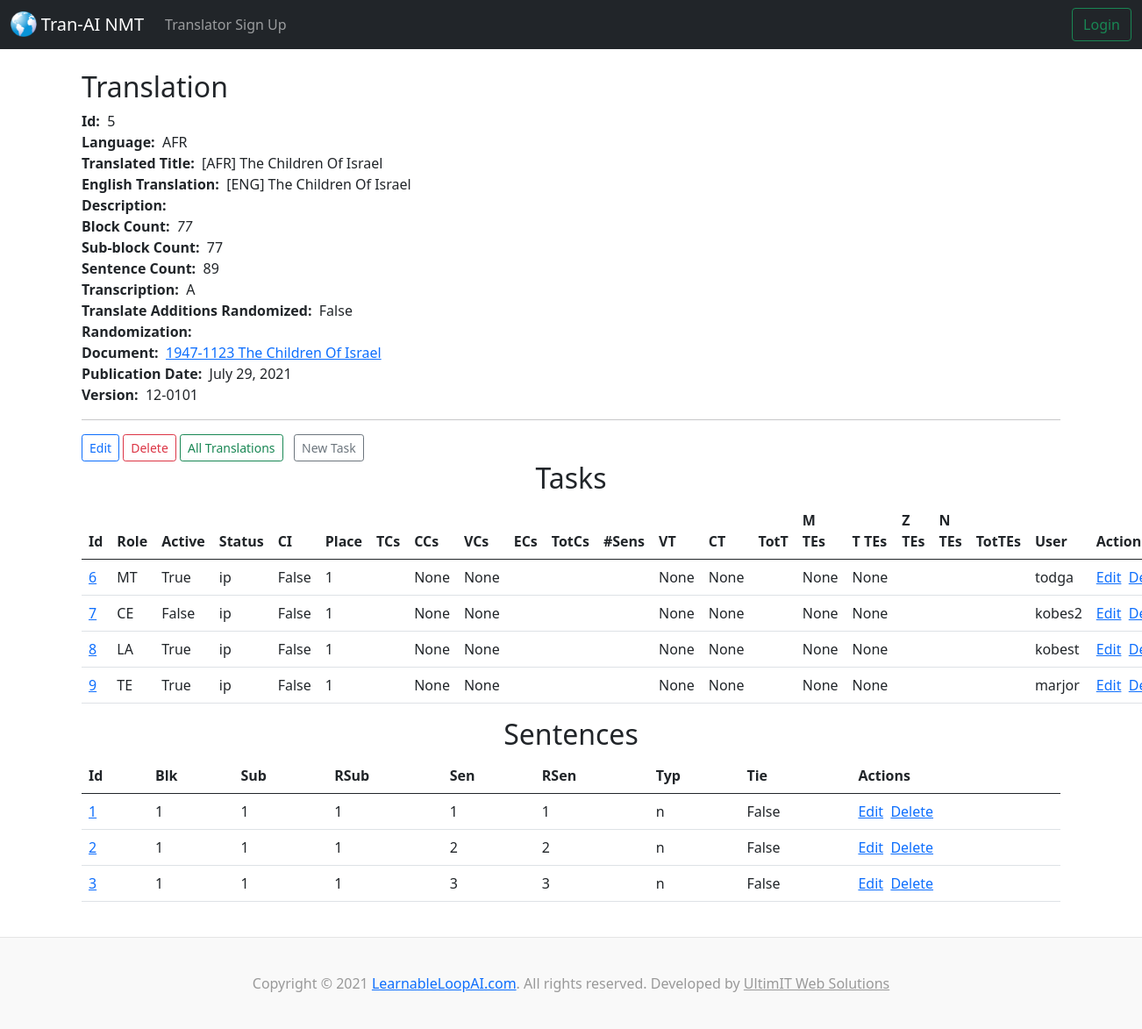
/documents/1/translations/5/, run on an earlier commit of the app's database.
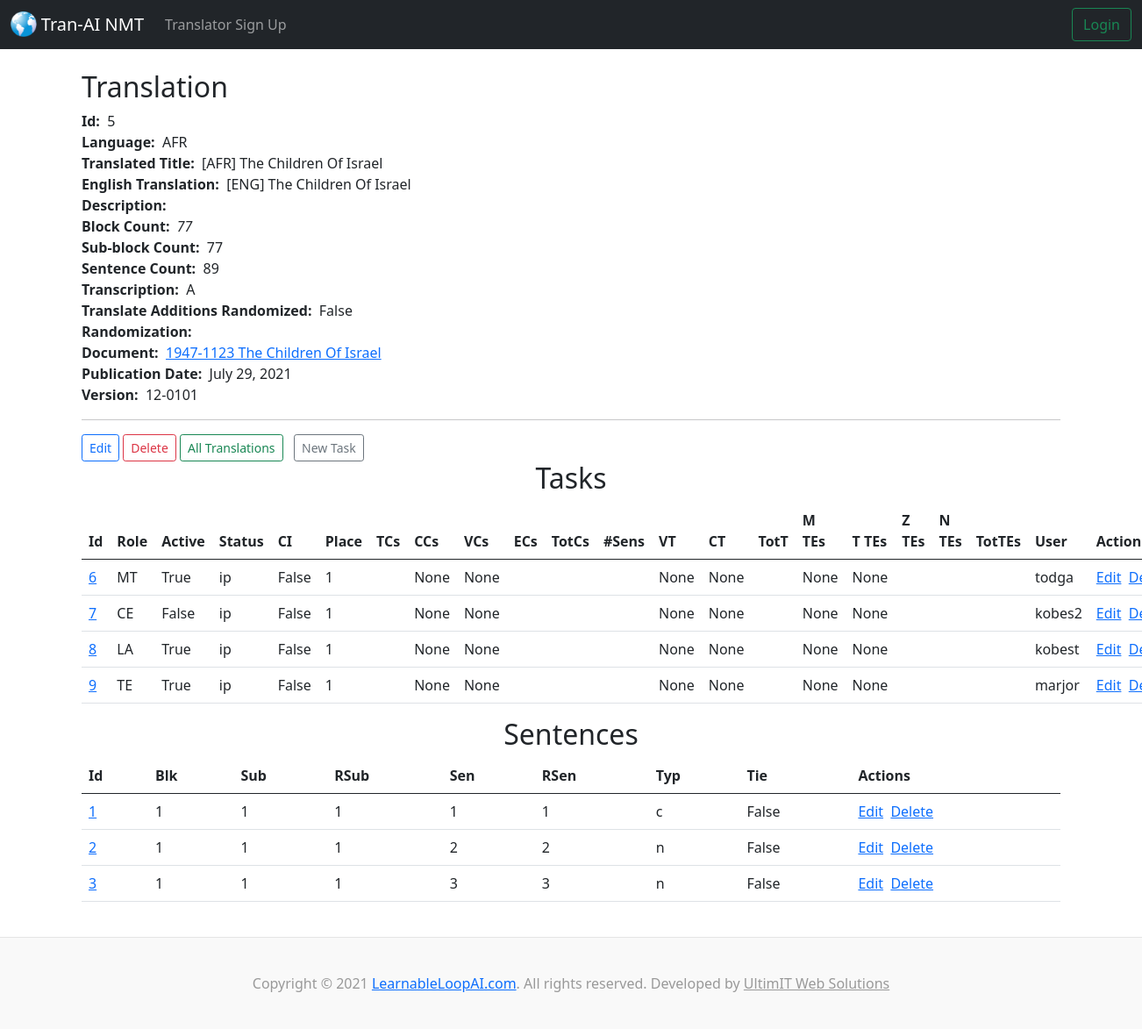
And on a later commit of the database.
### tranai/models.py (models this page shows)
class Sentence(models.Model):
  class SentenceType(models.TextChoices):
    n = 'n', _('Normal')
    c = 'c', _('Conversation')
    s = 's', _('Scripture')
    p = 'p', _('Poetry first line')
    q = 'q', _('Poetry other lines')
  blk = models.IntegerField('Block', blank=True, null=True,)
  sub = models.IntegerField('Sub-block', blank=True, null=True,)
  rsub = models.IntegerField('Running sub-block', blank=True, null=True,)
  sen = models.IntegerField('Sentence', blank=True, null=True,)
  rsen = models.IntegerField('Running sentence', blank=True, null=True,)
  typ = models.CharField('Sentence type', max_length=1, validators=[MinLengthValidator(1), MaxLengthValidator(1)], choices=SentenceType.choices, default=SentenceType.n, blank=False, null=False,)
  tie = models.BooleanField('Tie', default=False)
  translation = models.ForeignKey(Translation, blank=False, null=False, on_delete=models.DO_NOTHING, related_name='sentences')

### tranai/views.py (the view)
# urls.py: path('documents/<document_id>/translations/<translation_id>/', views.show_document_translation, name='show-document-translation'),
def show_document_translation(request, document_id, translation_id):
  document = Document.objects.get(pk=document_id)
  translation = Translation.objects.get(pk=translation_id)
  tasks = translation.tasks.all
  sentences = translation.sentences.all
  return render(request, 'tranai/show_document_translation.html', {'document': document, 'translation': translation, 'tasks': tasks, 'sentences': sentences})

### accounts/models.py (called while the page is built)
    def __str__(self):
        return self.username

### tranai/models.py (called while the page is built)
  def __str__(self):
    return f"{self.descriptor} {self.title}"

  def __str__(self):
    return self.tran_title

### tranai/templates/tranai/show_document_translation.html (shortened to what the changed rows need)
{% extends 'tranai/base.html' %}
{% block content %}
  <h2>Translation</h2>
  <strong>Id:</strong>&nbsp;&nbsp;{{ translation.id }}<br>
  <strong>Language:</strong>&nbsp;&nbsp;{{ translation.lan }}<br>
  <strong>Translated Title:</strong>&nbsp;&nbsp;{{ translation.tran_title }}<br>
  <strong>English Translation:</strong>&nbsp;&nbsp;{{ translation.eng_tran }}<br>
  <strong>Description:</strong>&nbsp;&nbsp;{{ translation.description }}<br>
  <strong>Block Count:</strong>&nbsp;&nbsp;<i>{{ translation.blkc }}</i><br>
  <strong>Sub-block Count:</strong>&nbsp;&nbsp;{{ translation.subc }}<br>
  <strong>Sentence Count:</strong>&nbsp;&nbsp;{{ translation.senc }}<br>
  <strong>Transcription:</strong>&nbsp;&nbsp;{{ translation.xcrip }}<br>
  <strong>Translate Additions Randomized:</strong>&nbsp;&nbsp;{{ translation.li }}<br>
  <strong>Randomization:</strong>&nbsp;&nbsp;{{ translation.None }}<br>
  <strong>Document:</strong>&nbsp;&nbsp;<a href="{% url 'show-document' translation.document.id %}">{{translation.document}}</a><br>
  <strong>Publication Date:</strong>&nbsp;&nbsp;{{ translation.pubdate }}<br>
  <strong>Version:</strong>&nbsp;&nbsp;{{ translation.version }}<br>
  <center><h2>Tasks</h2></center>
  <table class="table table-hover">
    <thead>
      <tr>
        <th scope="col">Id</th>
        <th scope="col">Role</th>
        <th scope="col">Active</th>
        <th scope="col">Status</th>
        <th scope="col">CI</th>
        <th scope="col">Place</th>
        <th scope="col">TCs</th>
        <th scope="col">CCs</th>
        <th scope="col">VCs</th>
        <th scope="col">ECs</th>
        <th scope="col">TotCs</th>
        <th scope="col">#Sens</th>
        <th scope="col">VT</th>
        <th scope="col">CT</th>
        <th scope="col">TotT</th>
        <th scope="col">M TEs</th>
        <th scope="col">T TEs</th>
        <th scope="col">Z TEs</th>
        <th scope="col">N TEs</th>
        <th scope="col">TotTEs</th>
        <th scope="col">User</th>
        <th scope="col">Actions</th>
      </tr>
    </thead>
  </table>
  <center><h2>Sentences</h2></center>
  <table class="table table-hover">
    <thead>
      <tr>
        <th scope="col">Id</th>
        <th scope="col">Blk</th>
        <th scope="col">Sub</th>
        <th scope="col">RSub</th>
        <th scope="col">Sen</th>
        <th scope="col">RSen</th>
        <th scope="col">Typ</th>
        <th scope="col">Tie</th>
        <th scope="col">Actions</th>
      </tr>
    </thead>
    <tbody>
{% for sentence in sentences %}
      <tr>
        <td><a href="{% url 'show-translation-sentence' translation.id sentence.id %}">{{sentence.id}}</a></td>
        <td>{{sentence.blk}}</td>
        <td>{{sentence.sub}}</td>
        <td>{{sentence.rsub}}</td>
        <td>{{sentence.sen}}</td>
        <td>{{sentence.rsen}}</td>
        <td>{{sentence.typ}}</td>
        <td>{{sentence.tie}}</td>
        <td><a href="{% url 'update-translation-sentence' translation.id sentence.id %}">Edit</a>&nbsp;&nbsp;<a href="">Delete</a></td>
      </tr>
{% endfor %}
    </tbody>
  </table>
{% endblock %}

What changed in the data, as far as the page shows it:
changed Sentence id 1: typ "n" → "c"
